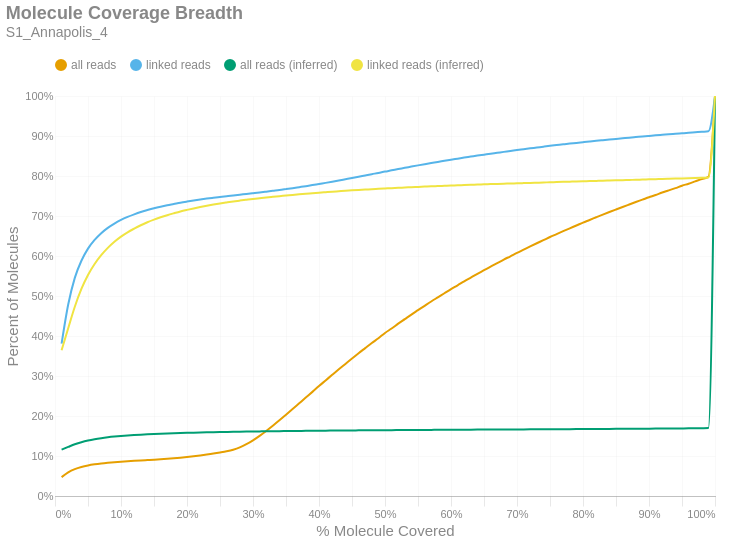

Write notebook code for a chart like this one.
### Markdown cell above
### Molecule Read Coverage
This chart shows molecule coverage breadth as computed by the number of bases aligned to that molecule. In other words, "*how much of each unique long molecule is actually sequenced/aligned?*" Keep in mind there is a distinction between sequences and alignments, since some sequences belonging to a particular molecule may not align well and wouldn't appear in the alignment data. This chart also shows molecule coverage breadth as computed by the *inferred fragment* from which the aligned sequences originate. Unlike read coverage, this calculation takes into account the total insert size, including unsequenced gaps between the forward and reverse reads. Like the previous figures, these are cumulative percents.

### Code cell
if SKIPLR:
    print_html(f"Skipped")
else:
    binned_df = consolidated_hist(valids['coverage_bp'], mask, 0.01, True)
    binned_df_inf = consolidated_hist(valids['coverage_inserts'], mask, 0.01, True)
    binned_df = binned_df.with_columns(pl.lit(binned_df_inf['all reads (cumsum)']).alias('all reads (inferred)'))
    binned_df = binned_df.with_columns(pl.lit(binned_df_inf['linked reads (cumsum)']).alias('linked reads (inferred)'))
    binned_df = binned_df.with_columns(
        (pl.col('bin').cast(pl.Float64) + 0.01).alias('right_edge')
    )

    with SafeRender(binned_df):
        (
            density_plot(binned_df, 'Molecule Coverage Breadth', samplename, 'molcov', ['all reads (inferred)','linked reads (inferred)'])
            .encode(
                #x=alt.X('bin:Q', title="% Molecule Covered").axis(format = '%').scale(padding=0),
                x=alt.X('right_edge:Q', title="% Molecule Covered").axis(format='%').scale(padding=0),
                y=alt.Y('value:Q', title='Percent of Molecules')
                    .axis(format='%')
                    .stack(False)
                    .scale(domainMin=0, padding=0),
                color=alt.Color("key:N").scale(domain = ["all reads", "linked reads", "all reads (inferred)", "linked reads (inferred)"]),
                tooltip = [
                    alt.Tooltip("key:N", title = "Data Type"),
                    alt.Tooltip("range_label:N", title="% Molecule Covered"),
                    alt.Tooltip("value:Q", format = ".2%", title="% Molecules")
                ]
            )
        ).display()

### Figure 1 — Vega-Lite specification as saved in the notebook (floating-point values rounded to 4 significant figures)
{"width": "container", "height": 400, "config": {"title": {"anchor": "start", "dy": -15, "fontSize": 18, "color": "#888888", "subtitleColor": "#888888", "subtitleFontSize": 14}, "arc": {"fill": "#0072B2"}, "axis": {"domainColor": "#888888", "domainWidth": 0.5, "gridWidth": 0.2, "grid": false, "titleFontWeight": 400, "titleFontSize": 15, "labelFontSize": 11, "labelColor": "#888888", "tickColor": "#888888", "tickWidth": 0.2, "titleColor": "#888888"}, "axisBand": {"grid": false}, "axisX": {"grid": true, "tickSize": 10, "domainCap": "round"}, "axisY": {"domain": false, "grid": true, "tickSize": 0, "domainCap": "round"}, "background": "transparent", "header": {"labelFontSize": 15, "labelColor": "#888888", "titleFontSize": 15, "titleFontWeight": 600, "titleColor": "#888888"}, "legend": {"labelFont": "sans-serif", "labelFontSize": 12, "labelColor": "#888888", "symbolSize": 100, "symbolType": "circle", "titleFontSize": 12, "titlePadding": 10, "titleColor": "#888888", "title": null, "orient": "top"}, "range": {"category": ["#E69F00", "#56B4E9", "#009E73", "#F0E442", "#0072B2", "#D55E00", "#CC79A7", "#000000"], "diverging": ["#cfe8f3", "#a2d4ec", "#73bfe2", "#46abdb", "#1696d2", "#12719e"]}, "area": {"fill": "#0072B2", "fillOpacity": 0.7, "line": true, "strokeOpacity": 0.7}, "line": {"color": "#0072B2", "stroke": "#0072B2", "strokeWidth": 2}, "trail": {"color": "#0072B2", "stroke": "#0072B2", "strokeWidth": 0, "size": 1}, "point": {"filled": true, "fillOpacity": 1.0, "size": 95}, "text": {"color": "#888888", "fontSize": 11, "align": "right", "fontWeight": 400, "size": 11}, "bar": {"fill": "#0072B2", "stroke": null}, "view": {"stroke": null, "continuousWidth": 660, "continuousHeight": 400}}, "data": {"name": "data-91e070a2199aac44fff8dc121b435868"}, "mark": {"type": "line", "interpolate": "monotone", "point": {"opacity": 0, "size": 275}}, "encoding": {"color": {"field": "key", "scale": {"domain": ["all reads", "linked reads", "all reads (inferred)", "linked reads (inferred)"]}, "type": "nominal"}, "tooltip": [{"field": "key", "title": "Data Type", "type": "nominal"}, {"field": "range_label", "title": "% Molecule Covered", "type": "nominal"}, {"field": "value", "format": ".2%", "title": "% Molecules", "type": "quantitative"}], "x": {"axis": {"format": "%"}, "field": "right_edge", "scale": {"padding": 0}, "title": "% Molecule Covered", "type": "quantitative"}, "y": {"axis": {"format": "%"}, "field": "value", "scale": {"domainMin": 0, "padding": 0}, "stack": false, "title": "Percent of Molecules", "type": "quantitative"}}, "params": [{"name": "param_c36ac31b6afebe62", "select": {"type": "point", "fields": ["key"]}, "bind": "legend"}], "title": {"text": "Molecule Coverage Breadth", "subtitle": "S1_Annapolis_4"}, "transform": [{"fold": ["all reads (cumsum)", "linked reads (cumsum)", "all reads (inferred)", "linked reads (inferred)"]}, {"calculate": "replace(datum.key, ' (cumsum)', '')", "as": "key"}, {"filter": {"param": "param_c36ac31b6afebe62"}}], "usermeta": {"embedOptions": {"downloadFileName": "S1_Annapolis_4.molcov"}}, "$schema": "https://vega.github.io/schema/vega-lite/v6.1.0.json", "datasets": {"data-91e070a2199aac44fff8dc121b435868": [{"bin": "0.0", "interval": "0.0-0.01", "all reads": 0.04726, "linked reads": 0.3808, "all reads (cumsum)": 0.04726, "linked reads (cumsum)": 0.3808, "range_label": "0.0-0.01", "all reads (inferred)": 0.116, "linked reads (inferred)": 0.3644, "right_edge": 0.01}, {"bin": "0.01", "interval": "0.01-0.02", "all reads": 0.01188, "linked reads": 0.09783, "all reads (cumsum)": 0.05914, "linked reads (cumsum)": 0.4787, "range_label": "0.01-0.02", "all reads (inferred)": 0.1227, "linked reads (inferred)": 0.4193, "right_edge": 0.02}, {"bin": "0.02", "interval": "0.02-0.03", "all reads": 0.008084, "linked reads": 0.0667, "all reads (cumsum)": 0.06722, "linked reads (cumsum)": 0.5454, "range_label": "0.02-0.03", "all reads (inferred)": 0.1292, "linked reads (inferred)": 0.4732, "right_edge": 0.03}, {"bin": "0.03", "interval": "0.03-0.04", "all reads": 0.005319, "linked reads": 0.04271, "all reads (cumsum)": 0.07254, "linked reads (cumsum)": 0.5881, "range_label": "0.03-0.04", "all reads (inferred)": 0.1345, "linked reads (inferred)": 0.5176, "right_edge": 0.04}, {"bin": "0.04", "interval": "0.04-0.05", "all reads": 0.00378, "linked reads": 0.03036, "all reads (cumsum)": 0.07632, "linked reads (cumsum)": 0.6184, "range_label": "0.04-0.05", "all reads (inferred)": 0.1387, "linked reads (inferred)": 0.5526, "right_edge": 0.05}, {"bin": "0.05", "interval": "0.05-0.06", "all reads": 0.002775, "linked reads": 0.02165, "all reads (cumsum)": 0.0791, "linked reads (cumsum)": 0.6401, "range_label": "0.05-0.06", "all reads (inferred)": 0.1419, "linked reads (inferred)": 0.5801, "right_edge": 0.06}, {"bin": "0.06", "interval": "0.06-0.07", "all reads": 0.002188, "linked reads": 0.01697, "all reads (cumsum)": 0.08128, "linked reads (cumsum)": 0.6571, "range_label": "0.06-0.07", "all reads (inferred)": 0.1446, "linked reads (inferred)": 0.6021, "right_edge": 0.07}, {"bin": "0.07", "interval": "0.07-0.08", "all reads": 0.001751, "linked reads": 0.01333, "all reads (cumsum)": 0.08304, "linked reads (cumsum)": 0.6704, "range_label": "0.07-0.08", "all reads (inferred)": 0.1467, "linked reads (inferred)": 0.6204, "right_edge": 0.08}, {"bin": "0.08", "interval": "0.08-0.09", "all reads": 0.001486, "linked reads": 0.01075, "all reads (cumsum)": 0.08452, "linked reads (cumsum)": 0.6812, "range_label": "0.08-0.09", "all reads (inferred)": 0.1485, "linked reads (inferred)": 0.6357, "right_edge": 0.09}, {"bin": "0.09", "interval": "0.09-0.1", "all reads": 0.001314, "linked reads": 0.009007, "all reads (cumsum)": 0.08584, "linked reads (cumsum)": 0.6902, "range_label": "0.09-0.1", "all reads (inferred)": 0.1501, "linked reads (inferred)": 0.6485, "right_edge": 0.1}, {"bin": "0.1", "interval": "0.1-0.11", "all reads": 0.001138, "linked reads": 0.007489, "all reads (cumsum)": 0.08697, "linked reads (cumsum)": 0.6976, "range_label": "0.1-0.11", "all reads (inferred)": 0.1513, "linked reads (inferred)": 0.6593, "right_edge": 0.11}, {"bin": "0.11", "interval": "0.11-0.12", "all reads": 0.001051, "linked reads": 0.006478, "all reads (cumsum)": 0.08802, "linked reads (cumsum)": 0.7041, "range_label": "0.11-0.12", "all reads (inferred)": 0.1524, "linked reads (inferred)": 0.6685, "right_edge": 0.12}, {"bin": "0.12", "interval": "0.12-0.13", "all reads": 0.0009895, "linked reads": 0.005792, "all reads (cumsum)": 0.08901, "linked reads (cumsum)": 0.7099, "range_label": "0.12-0.13", "all reads (inferred)": 0.1534, "linked reads (inferred)": 0.6769, "right_edge": 0.13}, {"bin": "0.13", "interval": "0.13-0.14", "all reads": 0.0009298, "linked reads": 0.004876, "all reads (cumsum)": 0.08994, "linked reads (cumsum)": 0.7148, "range_label": "0.13-0.14", "all reads (inferred)": 0.1543, "linked reads (inferred)": 0.6844, "right_edge": 0.14}, {"bin": "0.14", "interval": "0.14-0.15", "all reads": 0.0009267, "linked reads": 0.004503, "all reads (cumsum)": 0.09087, "linked reads (cumsum)": 0.7193, "range_label": "0.14-0.15", "all reads (inferred)": 0.1551, "linked reads (inferred)": 0.6909, "right_edge": 0.15}, {"bin": "0.15", "interval": "0.15-0.16", "all reads": 0.0009985, "linked reads": 0.003958, "all reads (cumsum)": 0.09187, "linked reads (cumsum)": 0.7233, "range_label": "0.15-0.16", "all reads (inferred)": 0.1558, "linked reads (inferred)": 0.6967, "right_edge": 0.16}, {"bin": "0.16", "interval": "0.16-0.17", "all reads": 0.001158, "linked reads": 0.003559, "all reads (cumsum)": 0.09303, "linked reads (cumsum)": 0.7268, "range_label": "0.16-0.17", "all reads (inferred)": 0.1564, "linked reads (inferred)": 0.702, "right_edge": 0.17}, {"bin": "0.17", "interval": "0.17-0.18", "all reads": 0.001314, "linked reads": 0.003189, "all reads (cumsum)": 0.09434, "linked reads (cumsum)": 0.73, "range_label": "0.17-0.18", "all reads (inferred)": 0.157, "linked reads (inferred)": 0.7068, "right_edge": 0.18}, {"bin": "0.18", "interval": "0.18-0.19", "all reads": 0.001542, "linked reads": 0.003236, "all reads (cumsum)": 0.09588, "linked reads (cumsum)": 0.7332, "range_label": "0.18-0.19", "all reads (inferred)": 0.1575, "linked reads (inferred)": 0.7113, "right_edge": 0.19}, {"bin": "0.19", "interval": "0.19-0.2", "all reads": 0.001692, "linked reads": 0.002852, "all reads (cumsum)": 0.09757, "linked reads (cumsum)": 0.7361, "range_label": "0.19-0.2", "all reads (inferred)": 0.158, "linked reads (inferred)": 0.7153, "right_edge": 0.2}, {"bin": "0.2", "interval": "0.2-0.21", "all reads": 0.001848, "linked reads": 0.002687, "all reads (cumsum)": 0.09942, "linked reads (cumsum)": 0.7388, "range_label": "0.2-0.21", "all reads (inferred)": 0.1584, "linked reads (inferred)": 0.719, "right_edge": 0.21}, {"bin": "0.21", "interval": "0.21-0.22", "all reads": 0.002022, "linked reads": 0.00251, "all reads (cumsum)": 0.1014, "linked reads (cumsum)": 0.7413, "range_label": "0.21-0.22", "all reads (inferred)": 0.1588, "linked reads (inferred)": 0.7224, "right_edge": 0.22}, {"bin": "0.22", "interval": "0.22-0.23", "all reads": 0.002189, "linked reads": 0.002273, "all reads (cumsum)": 0.1036, "linked reads (cumsum)": 0.7436, "range_label": "0.22-0.23", "all reads (inferred)": 0.1592, "linked reads (inferred)": 0.7255, "right_edge": 0.23}, {"bin": "0.23", "interval": "0.23-0.24", "all reads": 0.0024, "linked reads": 0.002027, "all reads (cumsum)": 0.106, "linked reads (cumsum)": 0.7456, "range_label": "0.23-0.24", "all reads (inferred)": 0.1596, "linked reads (inferred)": 0.7285, "right_edge": 0.24}, {"bin": "0.24", "interval": "0.24-0.25", "all reads": 0.002728, "linked reads": 0.00196, "all reads (cumsum)": 0.1088, "linked reads (cumsum)": 0.7475, "range_label": "0.24-0.25", "all reads (inferred)": 0.1599, "linked reads (inferred)": 0.7312, "right_edge": 0.25}, {"bin": "0.25", "interval": "0.25-0.26", "all reads": 0.003046, "linked reads": 0.001958, "all reads (cumsum)": 0.1118, "linked reads (cumsum)": 0.7495, "range_label": "0.25-0.26", "all reads (inferred)": 0.1602, "linked reads (inferred)": 0.7338, "right_edge": 0.26}, {"bin": "0.26", "interval": "0.26-0.27", "all reads": 0.004024, "linked reads": 0.001939, "all reads (cumsum)": 0.1158, "linked reads (cumsum)": 0.7514, "range_label": "0.26-0.27", "all reads (inferred)": 0.1605, "linked reads (inferred)": 0.7362, "right_edge": 0.27}, {"bin": "0.27", "interval": "0.27-0.28", "all reads": 0.005798, "linked reads": 0.001855, "all reads (cumsum)": 0.1216, "linked reads (cumsum)": 0.7533, "range_label": "0.27-0.28", "all reads (inferred)": 0.1608, "linked reads (inferred)": 0.7385, "right_edge": 0.28}, {"bin": "0.28", "interval": "0.28-0.29", "all reads": 0.007872, "linked reads": 0.001814, "all reads (cumsum)": 0.1295, "linked reads (cumsum)": 0.7551, "range_label": "0.28-0.29", "all reads (inferred)": 0.161, "linked reads (inferred)": 0.7406, "right_edge": 0.29}, {"bin": "0.29", "interval": "0.29-0.3", "all reads": 0.00976, "linked reads": 0.00186, "all reads (cumsum)": 0.1393, "linked reads (cumsum)": 0.757, "range_label": "0.29-0.3", "all reads (inferred)": 0.1613, "linked reads (inferred)": 0.7427, "right_edge": 0.3}, {"bin": "0.3", "interval": "0.3-0.31", "all reads": 0.01113, "linked reads": 0.001879, "all reads (cumsum)": 0.1504, "linked reads (cumsum)": 0.7588, "range_label": "0.3-0.31", "all reads (inferred)": 0.1615, "linked reads (inferred)": 0.7445, "right_edge": 0.31}, {"bin": "0.31", "interval": "0.31-0.32", "all reads": 0.0122, "linked reads": 0.002005, "all reads (cumsum)": 0.1626, "linked reads (cumsum)": 0.7609, "range_label": "0.31-0.32", "all reads (inferred)": 0.1617, "linked reads (inferred)": 0.7464, "right_edge": 0.32}, {"bin": "0.32", "interval": "0.32-0.33", "all reads": 0.01304, "linked reads": 0.002046, "all reads (cumsum)": 0.1756, "linked reads (cumsum)": 0.7629, "range_label": "0.32-0.33", "all reads (inferred)": 0.1619, "linked reads (inferred)": 0.748, "right_edge": 0.33}, {"bin": "0.33", "interval": "0.33-0.34", "all reads": 0.01351, "linked reads": 0.001982, "all reads (cumsum)": 0.1891, "linked reads (cumsum)": 0.7649, "range_label": "0.33-0.34", "all reads (inferred)": 0.1621, "linked reads (inferred)": 0.7496, "right_edge": 0.34}, {"bin": "0.34", "interval": "0.34-0.35", "all reads": 0.014, "linked reads": 0.002326, "all reads (cumsum)": 0.2031, "linked reads (cumsum)": 0.7672, "range_label": "0.34-0.35", "all reads (inferred)": 0.1623, "linked reads (inferred)": 0.7512, "right_edge": 0.35}, {"bin": "0.35", "interval": "0.35-0.36", "all reads": 0.01415, "linked reads": 0.00239, "all reads (cumsum)": 0.2173, "linked reads (cumsum)": 0.7696, "range_label": "0.35-0.36", "all reads (inferred)": 0.1625, "linked reads (inferred)": 0.7528, "right_edge": 0.36}, {"bin": "0.36", "interval": "0.36-0.37", "all reads": 0.01437, "linked reads": 0.002522, "all reads (cumsum)": 0.2317, "linked reads (cumsum)": 0.7721, "range_label": "0.36-0.37", "all reads (inferred)": 0.1627, "linked reads (inferred)": 0.7542, "right_edge": 0.37}, {"bin": "0.37", "interval": "0.37-0.38", "all reads": 0.01437, "linked reads": 0.002527, "all reads (cumsum)": 0.246, "linked reads (cumsum)": 0.7746, "range_label": "0.37-0.38", "all reads (inferred)": 0.1629, "linked reads (inferred)": 0.7556, "right_edge": 0.38}, {"bin": "0.38", "interval": "0.38-0.39", "all reads": 0.01429, "linked reads": 0.002584, "all reads (cumsum)": 0.2603, "linked reads (cumsum)": 0.7772, "range_label": "0.38-0.39", "all reads (inferred)": 0.163, "linked reads (inferred)": 0.7569, "right_edge": 0.39}, {"bin": "0.39", "interval": "0.39-0.4", "all reads": 0.01453, "linked reads": 0.002844, "all reads (cumsum)": 0.2748, "linked reads (cumsum)": 0.7801, "range_label": "0.39-0.4", "all reads (inferred)": 0.1632, "linked reads (inferred)": 0.7582, "right_edge": 0.4}, {"bin": "0.4", "interval": "0.4-0.41", "all reads": 0.014, "linked reads": 0.002746, "all reads (cumsum)": 0.2888, "linked reads (cumsum)": 0.7828, "range_label": "0.4-0.41", "all reads (inferred)": 0.1634, "linked reads (inferred)": 0.7594, "right_edge": 0.41}, {"bin": "0.41", "interval": "0.41-0.42", "all reads": 0.01402, "linked reads": 0.002873, "all reads (cumsum)": 0.3029, "linked reads (cumsum)": 0.7857, "range_label": "0.41-0.42", "all reads (inferred)": 0.1635, "linked reads (inferred)": 0.7607, "right_edge": 0.42}, {"bin": "0.42", "interval": "0.42-0.43", "all reads": 0.01387, "linked reads": 0.003029, "all reads (cumsum)": 0.3167, "linked reads (cumsum)": 0.7887, "range_label": "0.42-0.43", "all reads (inferred)": 0.1637, "linked reads (inferred)": 0.7619, "right_edge": 0.43}, {"bin": "0.43", "interval": "0.43-0.44", "all reads": 0.01344, "linked reads": 0.003122, "all reads (cumsum)": 0.3302, "linked reads (cumsum)": 0.7918, "range_label": "0.43-0.44", "all reads (inferred)": 0.1638, "linked reads (inferred)": 0.763, "right_edge": 0.44}, {"bin": "0.44", "interval": "0.44-0.45", "all reads": 0.01345, "linked reads": 0.003119, "all reads (cumsum)": 0.3436, "linked reads (cumsum)": 0.795, "range_label": "0.44-0.45", "all reads (inferred)": 0.164, "linked reads (inferred)": 0.7641, "right_edge": 0.45}, {"bin": "0.45", "interval": "0.45-0.46", "all reads": 0.01326, "linked reads": 0.003167, "all reads (cumsum)": 0.3569, "linked reads (cumsum)": 0.7981, "range_label": "0.45-0.46", "all reads (inferred)": 0.1641, "linked reads (inferred)": 0.7651, "right_edge": 0.46}, {"bin": "0.46", "interval": "0.46-0.47", "all reads": 0.01277, "linked reads": 0.003258, "all reads (cumsum)": 0.3696, "linked reads (cumsum)": 0.8014, "range_label": "0.46-0.47", "all reads (inferred)": 0.1642, "linked reads (inferred)": 0.766, "right_edge": 0.47}, {"bin": "0.47", "interval": "0.47-0.48", "all reads": 0.01273, "linked reads": 0.003213, "all reads (cumsum)": 0.3824, "linked reads (cumsum)": 0.8046, "range_label": "0.47-0.48", "all reads (inferred)": 0.1643, "linked reads (inferred)": 0.767, "right_edge": 0.48}, {"bin": "0.48", "interval": "0.48-0.49", "all reads": 0.01203, "linked reads": 0.003086, "all reads (cumsum)": 0.3944, "linked reads (cumsum)": 0.8077, "range_label": "0.48-0.49", "all reads (inferred)": 0.1644, "linked reads (inferred)": 0.7678, "right_edge": 0.49}, {"bin": "0.49", "interval": "0.49-0.5", "all reads": 0.01318, "linked reads": 0.003418, "all reads (cumsum)": 0.4076, "linked reads (cumsum)": 0.8111, "range_label": "0.49-0.5", "all reads (inferred)": 0.1646, "linked reads (inferred)": 0.7687, "right_edge": 0.5}, {"bin": "0.5", "interval": "0.5-0.51", "all reads": 0.01103, "linked reads": 0.003031, "all reads (cumsum)": 0.4186, "linked reads (cumsum)": 0.8141, "range_label": "0.5-0.51", "all reads (inferred)": 0.1647, "linked reads (inferred)": 0.7697, "right_edge": 0.51}, {"bin": "0.51", "interval": "0.51-0.52", "all reads": 0.01218, "linked reads": 0.003253, "all reads (cumsum)": 0.4308, "linked reads (cumsum)": 0.8174, "range_label": "0.51-0.52", "all reads (inferred)": 0.1648, "linked reads (inferred)": 0.7705, "right_edge": 0.52}, {"bin": "0.52", "interval": "0.52-0.53", "all reads": 0.01141, "linked reads": 0.002962, "all reads (cumsum)": 0.4422, "linked reads (cumsum)": 0.8204, "range_label": "0.52-0.53", "all reads (inferred)": 0.1649, "linked reads (inferred)": 0.7712, "right_edge": 0.53}, {"bin": "0.53", "interval": "0.53-0.54", "all reads": 0.0114, "linked reads": 0.003184, "all reads (cumsum)": 0.4536, "linked reads (cumsum)": 0.8235, "range_label": "0.53-0.54", "all reads (inferred)": 0.165, "linked reads (inferred)": 0.772, "right_edge": 0.54}, {"bin": "0.54", "interval": "0.54-0.55", "all reads": 0.01093, "linked reads": 0.003048, "all reads (cumsum)": 0.4645, "linked reads (cumsum)": 0.8266, "range_label": "0.54-0.55", "all reads (inferred)": 0.1651, "linked reads (inferred)": 0.7728, "right_edge": 0.55}, {"bin": "0.55", "interval": "0.55-0.56", "all reads": 0.01094, "linked reads": 0.002964, "all reads (cumsum)": 0.4755, "linked reads (cumsum)": 0.8295, "range_label": "0.55-0.56", "all reads (inferred)": 0.1652, "linked reads (inferred)": 0.7735, "right_edge": 0.56}, {"bin": "0.56", "interval": "0.56-0.57", "all reads": 0.01085, "linked reads": 0.002873, "all reads (cumsum)": 0.4863, "linked reads (cumsum)": 0.8324, "range_label": "0.56-0.57", "all reads (inferred)": 0.1653, "linked reads (inferred)": 0.7743, "right_edge": 0.57}, {"bin": "0.57", "interval": "0.57-0.58", "all reads": 0.01029, "linked reads": 0.002684, "all reads (cumsum)": 0.4966, "linked reads (cumsum)": 0.8351, "range_label": "0.57-0.58", "all reads (inferred)": 0.1654, "linked reads (inferred)": 0.7749, "right_edge": 0.58}, {"bin": "0.58", "interval": "0.58-0.59", "all reads": 0.01031, "linked reads": 0.002942, "all reads (cumsum)": 0.5069, "linked reads (cumsum)": 0.838, "range_label": "0.58-0.59", "all reads (inferred)": 0.1655, "linked reads (inferred)": 0.7755, "right_edge": 0.59}, {"bin": "0.59", "interval": "0.59-0.6", "all reads": 0.01029, "linked reads": 0.002799, "all reads (cumsum)": 0.5172, "linked reads (cumsum)": 0.8408, "range_label": "0.59-0.6", "all reads (inferred)": 0.1656, "linked reads (inferred)": 0.7762, "right_edge": 0.6}, {"bin": "0.6", "interval": "0.6-0.61", "all reads": 0.009557, "linked reads": 0.002555, "all reads (cumsum)": 0.5268, "linked reads (cumsum)": 0.8434, "range_label": "0.6-0.61", "all reads (inferred)": 0.1657, "linked reads (inferred)": 0.7768, "right_edge": 0.61}, {"bin": "0.61", "interval": "0.61-0.62", "all reads": 0.009799, "linked reads": 0.002593, "all reads (cumsum)": 0.5366, "linked reads (cumsum)": 0.846, "range_label": "0.61-0.62", "all reads (inferred)": 0.1658, "linked reads (inferred)": 0.7774, "right_edge": 0.62}, {"bin": "0.62", "interval": "0.62-0.63", "all reads": 0.009417, "linked reads": 0.002486, "all reads (cumsum)": 0.546, "linked reads (cumsum)": 0.8485, "range_label": "0.62-0.63", "all reads (inferred)": 0.1659, "linked reads (inferred)": 0.778, "right_edge": 0.63}, {"bin": "0.63", "interval": "0.63-0.64", "all reads": 0.009356, "linked reads": 0.002517, "all reads (cumsum)": 0.5553, "linked reads (cumsum)": 0.851, "range_label": "0.63-0.64", "all reads (inferred)": 0.1659, "linked reads (inferred)": 0.7785, "right_edge": 0.64}, {"bin": "0.64", "interval": "0.64-0.65", "all reads": 0.009093, "linked reads": 0.002347, "all reads (cumsum)": 0.5644, "linked reads (cumsum)": 0.8533, "range_label": "0.64-0.65", "all reads (inferred)": 0.166, "linked reads (inferred)": 0.7792, "right_edge": 0.65}, {"bin": "0.65", "interval": "0.65-0.66", "all reads": 0.00921, "linked reads": 0.002362, "all reads (cumsum)": 0.5736, "linked reads (cumsum)": 0.8557, "range_label": "0.65-0.66", "all reads (inferred)": 0.1661, "linked reads (inferred)": 0.7797, "right_edge": 0.66}, {"bin": "0.66", "interval": "0.66-0.67", "all reads": 0.008649, "linked reads": 0.002268, "all reads (cumsum)": 0.5823, "linked reads (cumsum)": 0.858, "range_label": "0.66-0.67", "all reads (inferred)": 0.1662, "linked reads (inferred)": 0.7803, "right_edge": 0.67}, {"bin": "0.67", "interval": "0.67-0.68", "all reads": 0.008698, "linked reads": 0.002316, "all reads (cumsum)": 0.591, "linked reads (cumsum)": 0.8603, "range_label": "0.67-0.68", "all reads (inferred)": 0.1663, "linked reads (inferred)": 0.7808, "right_edge": 0.68}, {"bin": "0.68", "interval": "0.68-0.69", "all reads": 0.008333, "linked reads": 0.002199, "all reads (cumsum)": 0.5993, "linked reads (cumsum)": 0.8625, "range_label": "0.68-0.69", "all reads (inferred)": 0.1664, "linked reads (inferred)": 0.7812, "right_edge": 0.69}, {"bin": "0.69", "interval": "0.69-0.7", "all reads": 0.008531, "linked reads": 0.002388, "all reads (cumsum)": 0.6079, "linked reads (cumsum)": 0.8649, "range_label": "0.69-0.7", "all reads (inferred)": 0.1664, "linked reads (inferred)": 0.7817, "right_edge": 0.7}, {"bin": "0.7", "interval": "0.7-0.71", "all reads": 0.008025, "linked reads": 0.002094, "all reads (cumsum)": 0.6159, "linked reads (cumsum)": 0.867, "range_label": "0.7-0.71", "all reads (inferred)": 0.1665, "linked reads (inferred)": 0.7822, "right_edge": 0.71}, {"bin": "0.71", "interval": "0.71-0.72", "all reads": 0.008059, "linked reads": 0.002144, "all reads (cumsum)": 0.6239, "linked reads (cumsum)": 0.8691, "range_label": "0.71-0.72", "all reads (inferred)": 0.1666, "linked reads (inferred)": 0.7827, "right_edge": 0.72}, {"bin": "0.72", "interval": "0.72-0.73", "all reads": 0.007937, "linked reads": 0.002082, "all reads (cumsum)": 0.6319, "linked reads (cumsum)": 0.8712, "range_label": "0.72-0.73", "all reads (inferred)": 0.1667, "linked reads (inferred)": 0.7832, "right_edge": 0.73}, {"bin": "0.73", "interval": "0.73-0.74", "all reads": 0.007654, "linked reads": 0.00212, "all reads (cumsum)": 0.6395, "linked reads (cumsum)": 0.8733, "range_label": "0.73-0.74", "all reads (inferred)": 0.1668, "linked reads (inferred)": 0.7838, "right_edge": 0.74}, {"bin": "0.74", "interval": "0.74-0.75", "all reads": 0.007998, "linked reads": 0.002058, "all reads (cumsum)": 0.6475, "linked reads (cumsum)": 0.8754, "range_label": "0.74-0.75", "all reads (inferred)": 0.1669, "linked reads (inferred)": 0.7843, "right_edge": 0.75}, {"bin": "0.75", "interval": "0.75-0.76", "all reads": 0.007245, "linked reads": 0.001891, "all reads (cumsum)": 0.6548, "linked reads (cumsum)": 0.8773, "range_label": "0.75-0.76", "all reads (inferred)": 0.167, "linked reads (inferred)": 0.7849, "right_edge": 0.76}, {"bin": "0.76", "interval": "0.76-0.77", "all reads": 0.007273, "linked reads": 0.001905, "all reads (cumsum)": 0.662, "linked reads (cumsum)": 0.8792, "range_label": "0.76-0.77", "all reads (inferred)": 0.1671, "linked reads (inferred)": 0.7854, "right_edge": 0.77}, {"bin": "0.77", "interval": "0.77-0.78", "all reads": 0.007185, "linked reads": 0.001862, "all reads (cumsum)": 0.6692, "linked reads (cumsum)": 0.881, "range_label": "0.77-0.78", "all reads (inferred)": 0.1672, "linked reads (inferred)": 0.7858, "right_edge": 0.78}, {"bin": "0.78", "interval": "0.78-0.79", "all reads": 0.00703, "linked reads": 0.0017, "all reads (cumsum)": 0.6763, "linked reads (cumsum)": 0.8827, "range_label": "0.78-0.79", "all reads (inferred)": 0.1673, "linked reads (inferred)": 0.7863, "right_edge": 0.79}, {"bin": "0.79", "interval": "0.79-0.8", "all reads": 0.0073, "linked reads": 0.001798, "all reads (cumsum)": 0.6836, "linked reads (cumsum)": 0.8845, "range_label": "0.79-0.8", "all reads (inferred)": 0.1674, "linked reads (inferred)": 0.7867, "right_edge": 0.8}, {"bin": "0.8", "interval": "0.8-0.81", "all reads": 0.006554, "linked reads": 0.001781, "all reads (cumsum)": 0.6901, "linked reads (cumsum)": 0.8863, "range_label": "0.8-0.81", "all reads (inferred)": 0.1675, "linked reads (inferred)": 0.7873, "right_edge": 0.81}, {"bin": "0.81", "interval": "0.81-0.82", "all reads": 0.006722, "linked reads": 0.001728, "all reads (cumsum)": 0.6968, "linked reads (cumsum)": 0.888, "range_label": "0.81-0.82", "all reads (inferred)": 0.1676, "linked reads (inferred)": 0.7878, "right_edge": 0.82}, {"bin": "0.82", "interval": "0.82-0.83", "all reads": 0.006649, "linked reads": 0.001611, "all reads (cumsum)": 0.7035, "linked reads (cumsum)": 0.8897, "range_label": "0.82-0.83", "all reads (inferred)": 0.1677, "linked reads (inferred)": 0.7883, "right_edge": 0.83}, {"bin": "0.83", "interval": "0.83-0.84", "all reads": 0.006488, "linked reads": 0.001575, "all reads (cumsum)": 0.71, "linked reads (cumsum)": 0.8912, "range_label": "0.83-0.84", "all reads (inferred)": 0.1677, "linked reads (inferred)": 0.7887, "right_edge": 0.84}, {"bin": "0.84", "interval": "0.84-0.85", "all reads": 0.006342, "linked reads": 0.001515, "all reads (cumsum)": 0.7163, "linked reads (cumsum)": 0.8927, "range_label": "0.84-0.85", "all reads (inferred)": 0.1678, "linked reads (inferred)": 0.7892, "right_edge": 0.85}, {"bin": "0.85", "interval": "0.85-0.86", "all reads": 0.006274, "linked reads": 0.001544, "all reads (cumsum)": 0.7226, "linked reads (cumsum)": 0.8943, "range_label": "0.85-0.86", "all reads (inferred)": 0.1679, "linked reads (inferred)": 0.7896, "right_edge": 0.86}, {"bin": "0.86", "interval": "0.86-0.87", "all reads": 0.006185, "linked reads": 0.00157, "all reads (cumsum)": 0.7288, "linked reads (cumsum)": 0.8959, "range_label": "0.86-0.87", "all reads (inferred)": 0.1681, "linked reads (inferred)": 0.7901, "right_edge": 0.87}, {"bin": "0.87", "interval": "0.87-0.88", "all reads": 0.006166, "linked reads": 0.001405, "all reads (cumsum)": 0.7349, "linked reads (cumsum)": 0.8973, "range_label": "0.87-0.88", "all reads (inferred)": 0.1682, "linked reads (inferred)": 0.7906, "right_edge": 0.88}, {"bin": "0.88", "interval": "0.88-0.89", "all reads": 0.005933, "linked reads": 0.001379, "all reads (cumsum)": 0.7409, "linked reads (cumsum)": 0.8986, "range_label": "0.88-0.89", "all reads (inferred)": 0.1683, "linked reads (inferred)": 0.7911, "right_edge": 0.89}, {"bin": "0.89", "interval": "0.89-0.9", "all reads": 0.006018, "linked reads": 0.001456, "all reads (cumsum)": 0.7469, "linked reads (cumsum)": 0.9001, "range_label": "0.89-0.9", "all reads (inferred)": 0.1684, "linked reads (inferred)": 0.7916, "right_edge": 0.9}, {"bin": "0.9", "interval": "0.9-0.91", "all reads": 0.005603, "linked reads": 0.001487, "all reads (cumsum)": 0.7525, "linked reads (cumsum)": 0.9016, "range_label": "0.9-0.91", "all reads (inferred)": 0.1685, "linked reads (inferred)": 0.7921, "right_edge": 0.91}, {"bin": "0.91", "interval": "0.91-0.92", "all reads": 0.006236, "linked reads": 0.001293, "all reads (cumsum)": 0.7587, "linked reads (cumsum)": 0.9029, "range_label": "0.91-0.92", "all reads (inferred)": 0.1686, "linked reads (inferred)": 0.7927, "right_edge": 0.92}, {"bin": "0.92", "interval": "0.92-0.93", "all reads": 0.005264, "linked reads": 0.001274, "all reads (cumsum)": 0.764, "linked reads (cumsum)": 0.9042, "range_label": "0.92-0.93", "all reads (inferred)": 0.1688, "linked reads (inferred)": 0.7931, "right_edge": 0.93}, {"bin": "0.93", "interval": "0.93-0.94", "all reads": 0.005612, "linked reads": 0.001315, "all reads (cumsum)": 0.7696, "linked reads (cumsum)": 0.9055, "range_label": "0.93-0.94", "all reads (inferred)": 0.1689, "linked reads (inferred)": 0.7936, "right_edge": 0.94}, {"bin": "0.94", "interval": "0.94-0.95", "all reads": 0.006122, "linked reads": 0.001312, "all reads (cumsum)": 0.7757, "linked reads (cumsum)": 0.9068, "range_label": "0.94-0.95", "all reads (inferred)": 0.169, "linked reads (inferred)": 0.794, "right_edge": 0.95}, {"bin": "0.95", "interval": "0.95-0.96", "all reads": 0.004989, "linked reads": 0.001307, "all reads (cumsum)": 0.7807, "linked reads (cumsum)": 0.9081, "range_label": "0.95-0.96", "all reads (inferred)": 0.1692, "linked reads (inferred)": 0.7945, "right_edge": 0.96}, {"bin": "0.96", "interval": "0.96-0.97", "all reads": 0.005759, "linked reads": 0.001231, "all reads (cumsum)": 0.7865, "linked reads (cumsum)": 0.9093, "range_label": "0.96-0.97", "all reads (inferred)": 0.1693, "linked reads (inferred)": 0.795, "right_edge": 0.97}, {"bin": "0.97", "interval": "0.97-0.98", "all reads": 0.005798, "linked reads": 0.001272, "all reads (cumsum)": 0.7923, "linked reads (cumsum)": 0.9106, "range_label": "0.97-0.98", "all reads (inferred)": 0.1695, "linked reads (inferred)": 0.7956, "right_edge": 0.98}, {"bin": "0.98", "interval": "0.98-0.99", "all reads": 0.005437, "linked reads": 0.001111, "all reads (cumsum)": 0.7977, "linked reads (cumsum)": 0.9117, "range_label": "0.98-0.99", "all reads (inferred)": 0.1697, "linked reads (inferred)": 0.7964, "right_edge": 0.99}, {"bin": "0.99", "interval": "0.99-1.0", "all reads": 0.2023, "linked reads": 0.0883, "all reads (cumsum)": 1.0, "linked reads (cumsum)": 1.0, "range_label": "0.99-1.0", "all reads (inferred)": 1.0, "linked reads (inferred)": 1.0, "right_edge": 1.0}]}}
